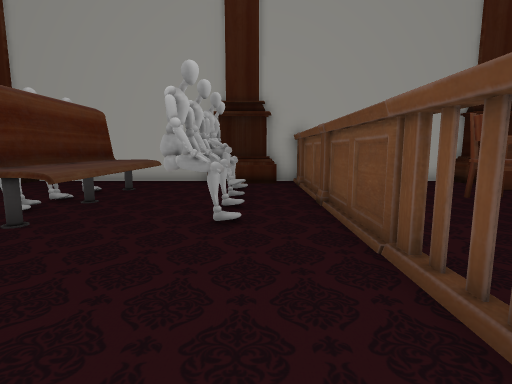
View 1 (above)

19 first-person views from a walk through a 3-D level made in the Unity game engine. The camera is 1.3 m above the floor, tilts 8° down and sees 80° across. The floor is counted in squares, 1 m on a side. Each view is taken from the middle of a square. On the plan, view 1 faces up. The plan holds only what a view shows up to about 14 squares ahead; the rest is blank. The place goes on beyond the plan. The player character is not drawn.

View 2
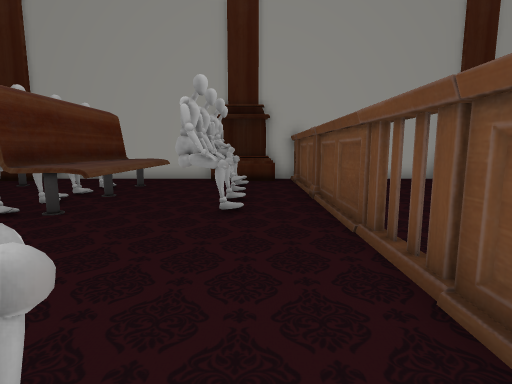

View 3
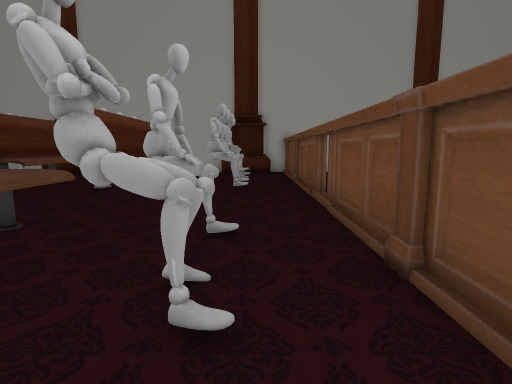

View 4
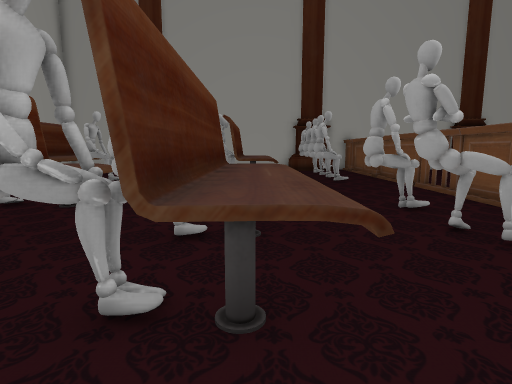

View 5
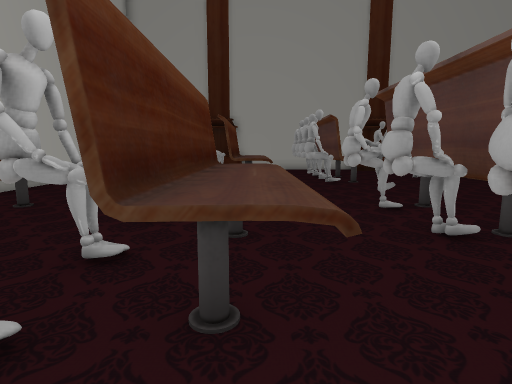

View 6
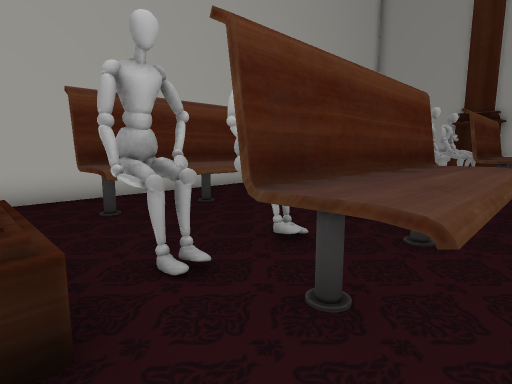

View 7
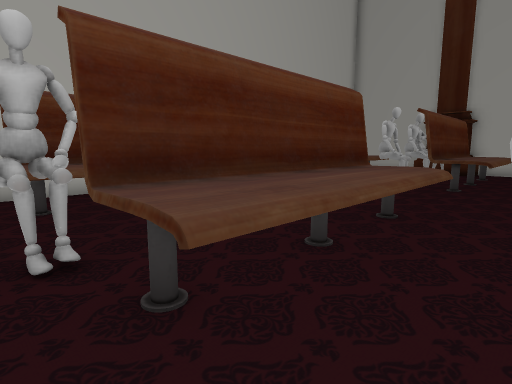

View 8
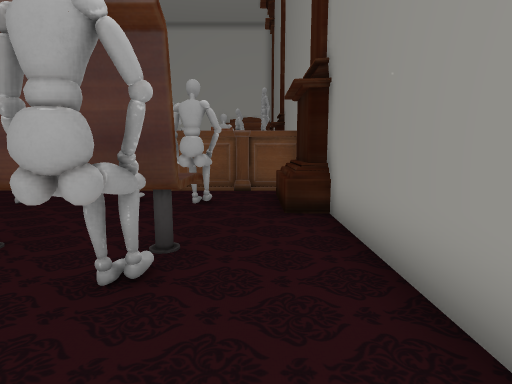

View 9
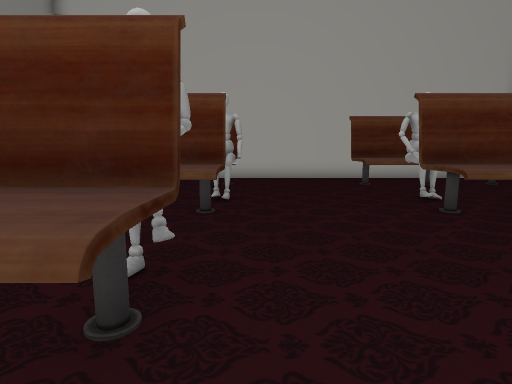

View 10
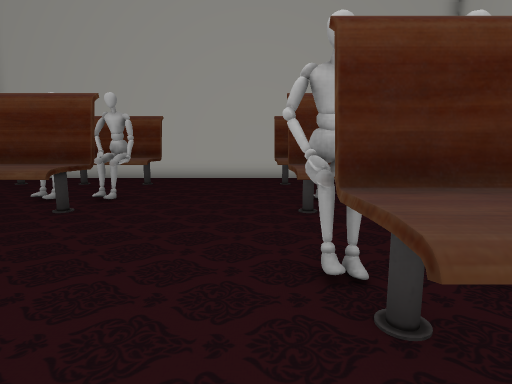

View 11
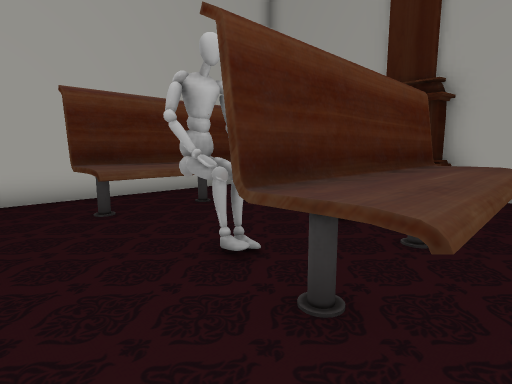

View 12
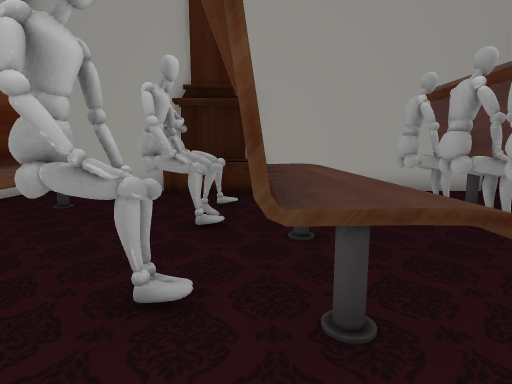

View 13
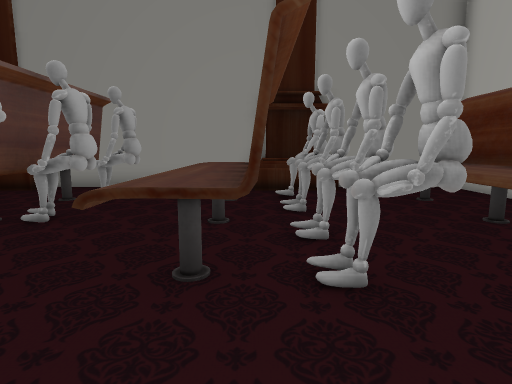

View 14
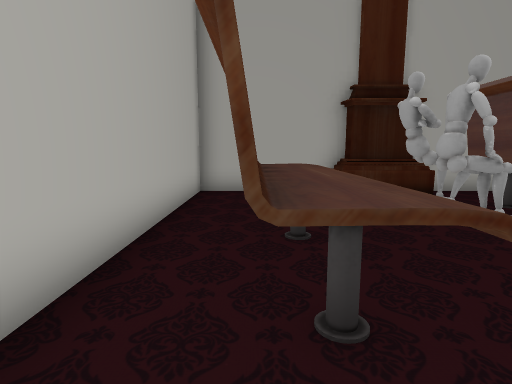

View 15
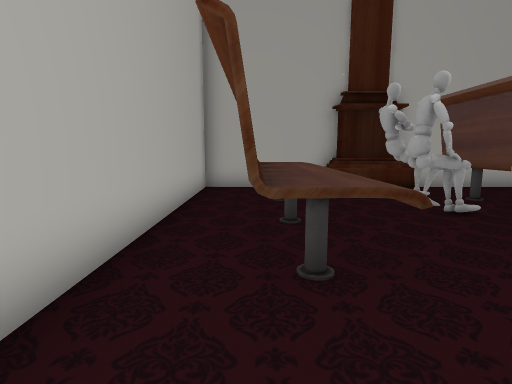

View 16
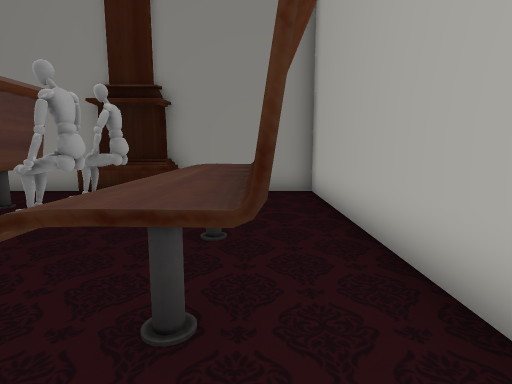

View 17
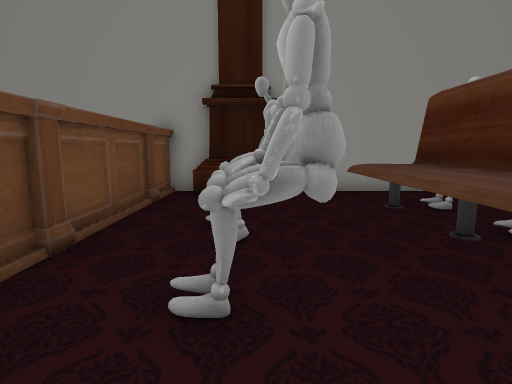

View 18
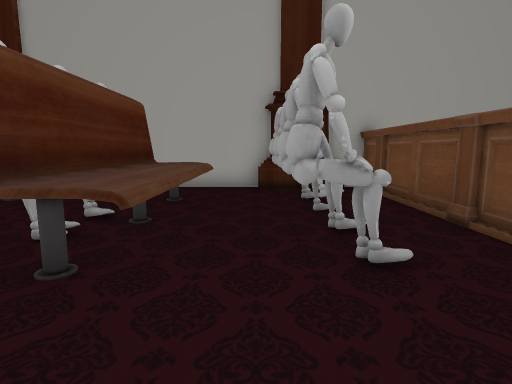

View 19
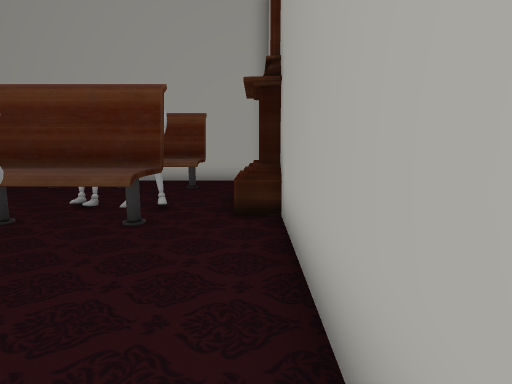

### Floor plan
Points are (right, up) in squares from view 1. A wall is a line through its corners. A room is listed if a view was taken in it or the views show most of it. See-through windows are left out.
Room 1 (views 1, 2, 3, 4, 5, 6, 7, 8, 9, 10, 11, 12, 13, 14, 15, 16, 17, 18, 19)
walls: (-9.3, 12.5) (-9.4, 12.1) (-11.2, 12.1) (-11.2, 12.5) (-15.7, 12.5) (-15.7, -7.5) (-11.3, -7.5) (-11.2, -7.1) (-9.2, -7.1); (-1.5, 12.5) (-9.1, 12.5); (-9.4, -7.5) (-1.7, -7.5); (0.5, 12.1) (-1.6, 12.1); (-1.5, -7.5) (-1.5, -7.1) (0.5, -7.1); (1.8, 12.5) (0.4, 12.5); (0.4, -7.5) (1.8, -7.5)
low walls: (-9, 11.6) (-11.5, 11.6); (-9.1, 12.5) (-9.2, 11.7); (-8.9, 12.6) (-9, 11.8) (-11.5, 11.8) (-11.6, 12.6); (0.6, 11.8) (-0.8, 11.8); (0.9, 11.6) (-1.8, 11.6) (-1.9, 12.2); (-11.5, -6.6) (-8.9, -6.6); (-1.9, -7.5) (-1.9, -6.6); (-1.7, -7.5) (-1.7, -6.6) (0.9, -6.6); (0, -6.8) (0.6, -6.8); (-11.6, -7.5) (-11.5, -6.8) (-9.1, -6.8)
objects: bench (-14, -5) to (-13, 0); bench (-14, 5) to (-13, 10); other object (-11, -6) to (-10, -5); other object (-11, -4) to (-10, -3); other object (-11, -2) to (-10, -1); other object (-11, 0) to (-10, 1); other object (-11, 5) to (-10, 6); other object (-11, 8) to (-10, 9); other object (-11, 9) to (-10, 10); bench (-9, -5) to (-7, 0); bench (-9, 5) to (-7, 10); other object (-6, -5) to (-6, -4); other object (-6, -3) to (-6, -2); other object (-6, -1) to (-6, 0); other object (-6, 5); other object (-6, 6) to (-6, 7); other object (-6, 8); other object (-6, 9); bench (-5, -5) to (-3, 0); bench (-5, 5) to (-3, 10); other object (-2, -5) to (-1, -4); other object (-2, -3) to (-1, -2); other object (-2, -1) to (-1, 0); other object (-2, 5) to (-1, 6); other object (-2, 6) to (-1, 7); other object (-2, 8) to (-1, 9); other object (-2, 9) to (-1, 10); other object (2, -7) to (2, -6); other object (2, -5); other object (2, -4) to (2, -3); other object (2, -2); other object (2, -1) to (2, 1); other object (2, 2) to (2, 4); other object (2, 5) to (2, 6); other object (2, 7); other object (2, 8) to (2, 10); other object (2, 11); other object (2, 12)

Where each view was taken, in squares from view 1:
view 1: 0 up, 0 right, facing up
view 2: 1 down, 0 right, facing up
view 3: 5 down, 0 right, facing up
view 4: 7 down, 4 left, facing up
view 5: 7 down, 8 left, facing up
view 6: 7 down, 7 left, facing up-left
view 7: 6 down, 6 left, facing up-left
view 8: 6 down, 8 left, facing right
view 9: 1 up, 2 left, facing left
view 10: 4 up, 2 left, facing left
view 11: 3 up, 7 left, facing up-left
view 12: 3 up, 9 left, facing up
view 13: 3 up, 9 left, facing down
view 14: 3 up, 14 left, facing up
view 15: 2 up, 14 left, facing up
view 16: 2 up, 14 left, facing down
view 17: 2 up, 1 left, facing down
view 18: 2 up, 2 left, facing up
view 19: 12 up, 3 left, facing left
